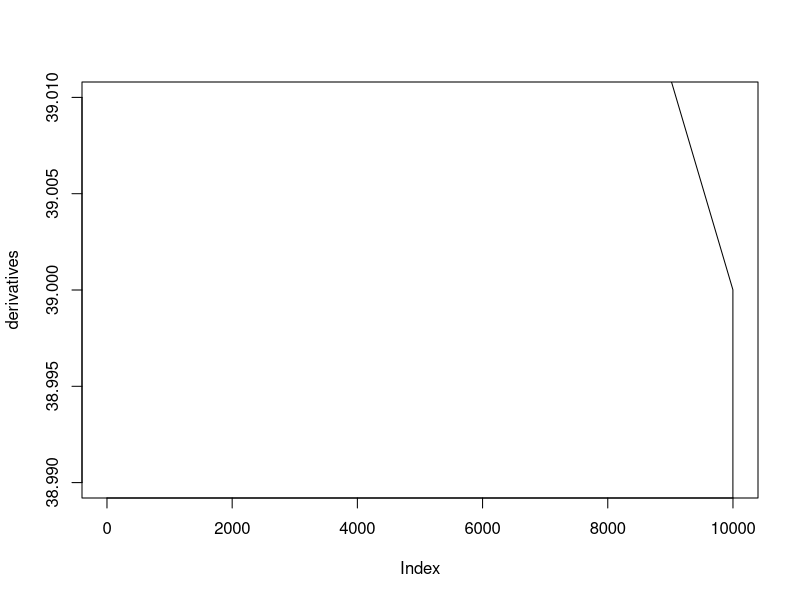

Recreate this plot in R.
## ---- chunk 1
limit.deriv <- function(x, h){
  f.x <- (x**3)+(2*(x**2))
  f.x.h <-((x+h)**3)+(2*((x+h)**2))
  return((f.x.h - f.x)/h)
}

limit.deriv(3,0.000000001) #should equal 39
## ---- chunk 2
iterations = 10000
h.list <- seq(from=0.01, to=.Machine$double.eps*10, length.out=iterations)
derivatives <-NULL

for(i in h.list){
  derivatives <-c(derivatives, limit.deriv(3, i))
}

plot(derivatives, ylim=c(38.99,39.01), type='l')
## ---- chunk 3

